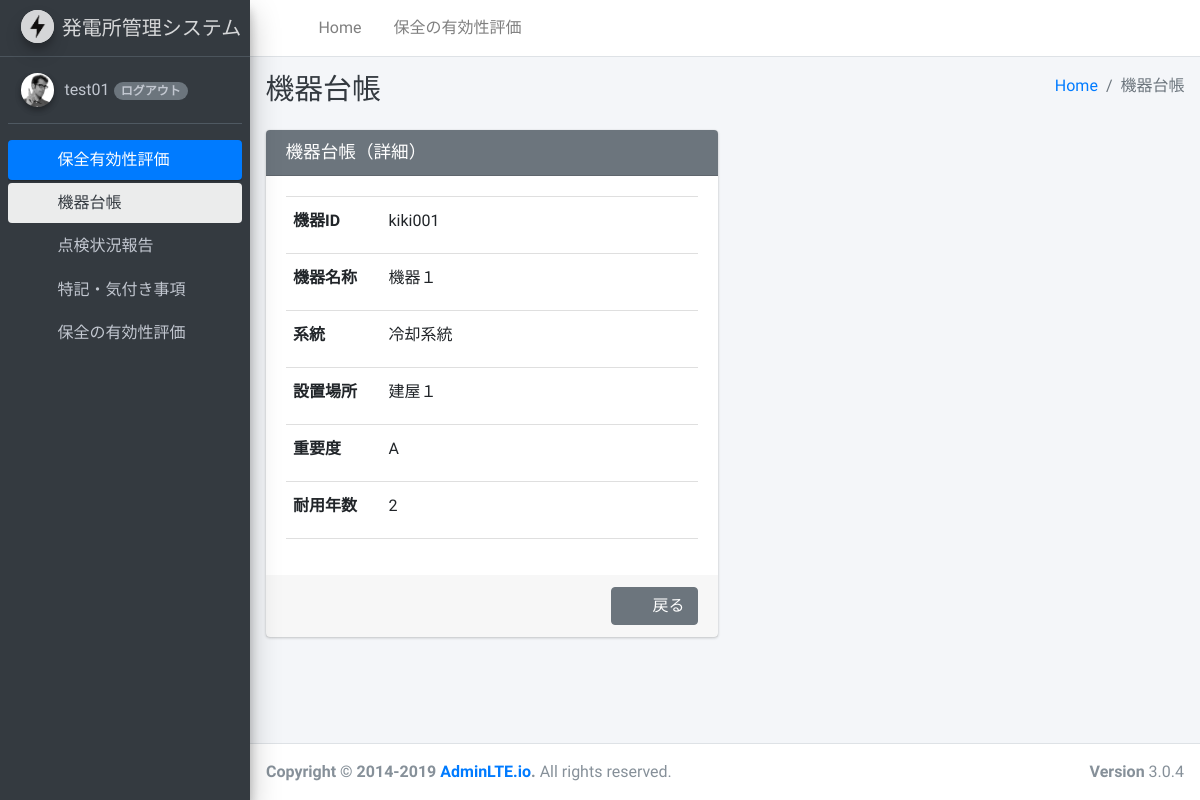
Before: /kiki/1/ (signed in) with the older database file.
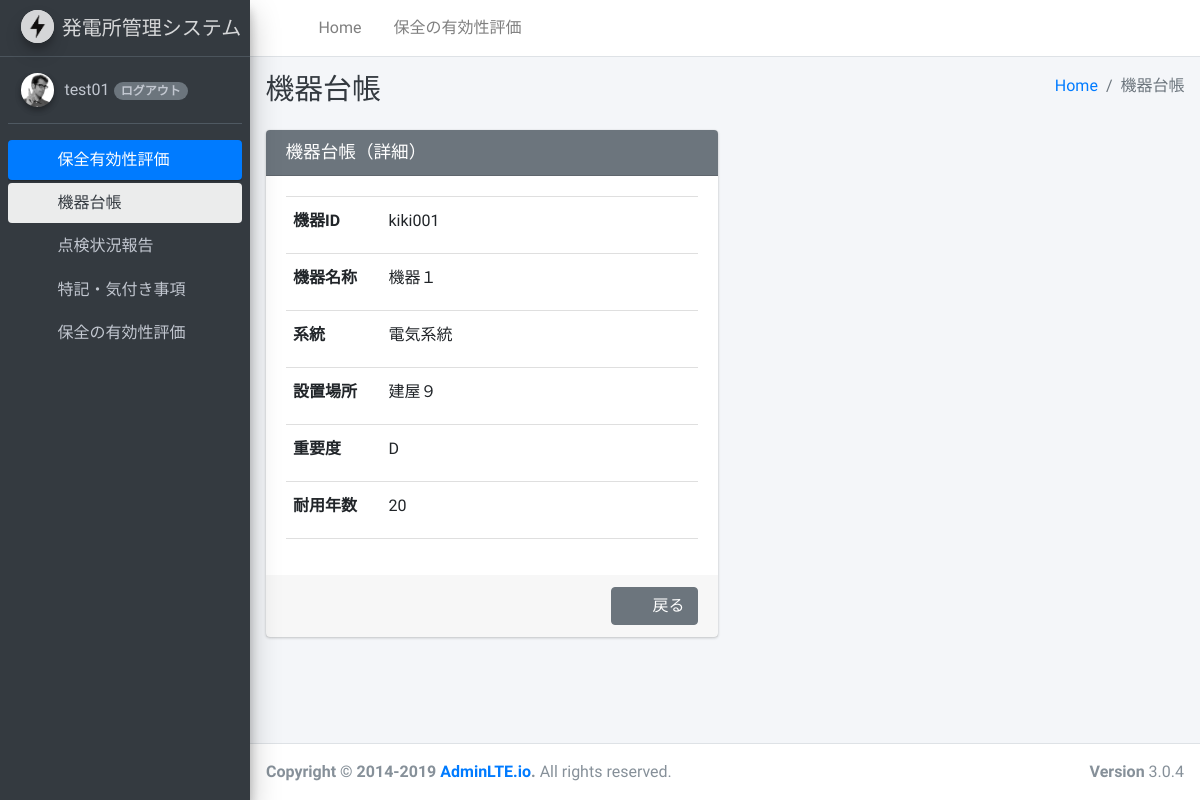
After: the same page with the newer database file.
### kiki/models.py (models this page shows, shortened)
class Kiki(models.Model):
    kiki_id = models.CharField(verbose_name="機器ID", max_length=10)
    kiki_name = models.CharField(verbose_name="機器名称", max_length=30)
    keito = models.CharField(verbose_name="系統", max_length=30)
    settibasho = models.CharField(verbose_name="設置場所", max_length=30)
    juyodo = models.CharField(verbose_name="重要度", max_length=1,
                              validators=[RegexValidator(r'^[A-D]*$', 'A～Dが範囲です')])
    nensu = models.IntegerField(verbose_name="耐用年数", default=1,
                                validators=[check_nensu])

### kiki/views.py (the view)
# urls.py: path('<int:pk>/', views.KikiDetail.as_view(), name='detail'),
class KikiDetail(DetailView):
    model = Kiki

### templates/kiki/kiki_detail.html
{% extends 'base.html' %}
{% block content %}
<!DOCTYPE html>
<div class="content-wrapper">
    {% include './kiki_content_header.html' %}
    <section class="content">
        <div class="container-fluid">
            <div class="row">
                <div class="col-md-6">
                    <div class="card card-secondary">
                        <div class="card-header">
                            <h3 class="card-title">機器台帳（詳細）</h3>
                        </div>
                        <div class="card-body">
                            <ul class="list-group list-group-unbordered mb-3">
                              <li class="list-group-item">
                                  <label class="col-md-3">機器ID</label>{{ kiki.kiki_id }}</li>
                              <li class="list-group-item">
                                  <label class="col-md-3">機器名称</label>{{ kiki.kiki_name }}</li>
                              <li class="list-group-item">
                                  <label class="col-md-3">系統</label>{{ kiki.keito }}</li>
                              <li class="list-group-item">
                                  <label class="col-md-3">設置場所</label>{{ kiki.settibasho }}</li>
                              <li class="list-group-item">
                                  <label class="col-md-3">重要度</label>{{ kiki.juyodo }}</li>
                              <li class="list-group-item">
                                  <label class="col-md-3">耐用年数</label>{{ kiki.nensu }}</li>
                            </ul>
                        </div>
                        <div class="card-footer">
                            <button type=“button” class="btn btn-secondary float-right"
                                onclick="location.href='/kiki/'"><i class="fas fa-list"></i>　戻る</button>
                        </div>
                    </div>
                </div>
            </div>
        </div>
    </section>
</div>
{% endblock content %}

### templates/base.html (shortened to what this page needs)
{% load staticfiles %}
<!DOCTYPE html>
<html>
<head>
  <link rel="stylesheet" href="{% static 'AdminLTE-3.0.4/plugins/fontawesome-free/css/all.min.css' %}">
  <link rel="stylesheet" href="https://code.ionicframework.com/ionicons/2.0.1/css/ionicons.min.css">
  <link rel="stylesheet" href="{% static 'AdminLTE-3.0.4/plugins/tempusdominus-bootstrap-4/css/tempusdominus-bootstrap-4.min.css' %}">
  <link rel="stylesheet" href="{% static 'AdminLTE-3.0.4/plugins/icheck-bootstrap/icheck-bootstrap.min.css' %}">
  <link rel="stylesheet" href="{% static 'AdminLTE-3.0.4/plugins/jqvmap/jqvmap.min.css' %}">
  <link rel="stylesheet" href="{% static 'AdminLTE-3.0.4/dist/css/adminlte.min.css' %}">
  <link rel="stylesheet" href="{% static 'AdminLTE-3.0.4/plugins/overlayScrollbars/css/OverlayScrollbars.min.css' %}">
  <link rel="stylesheet" href="{% static 'AdminLTE-3.0.4/plugins/daterangepicker/daterangepicker.css' %}">
  <link rel="stylesheet" href="{% static 'AdminLTE-3.0.4/plugins/summernote/summernote-bs4.css' %}">
  <link rel="stylesheet" href="{% static 'AdminLTE-3.0.4/plugins/datatables-bs4/css/dataTables.bootstrap4.min.css' %}">
  <link rel="stylesheet" href="{% static 'AdminLTE-3.0.4/plugins/datatables-responsive/css/responsive.bootstrap4.min.css' %}">
</head>
<body class="hold-transition sidebar-mini layout-fixed">
<div class="wrapper">
  <nav class="main-header navbar navbar-expand navbar-white navbar-light">
    <ul class="navbar-nav">
      <li class="nav-item">
        <a class="nav-link" data-widget="pushmenu" href="#" role="button"><i class="fas fa-bars"></i></a>
      </li>
      <li class="nav-item d-none d-sm-inline-block">
        <a href="/" class="nav-link">Home</a>
      </li>
      <li class="nav-item d-none d-sm-inline-block">
        <a href="/" class="nav-link">保全の有効性評価</a>
      </li>
    </ul>
  </nav>
  <aside class="main-sidebar sidebar-dark-primary elevation-4">
    <a href="/" class="brand-link">
      <img src="{% static 'img/Logo_kaminari.jpg' %}" alt="AdminLTE Logo" class="brand-image img-circle elevation-3"
           style="background-color:white; opacity: .8">
      <span class="brand-text font-weight-light">発電所管理システム</span>
    </a>
    <div class="sidebar">
      <div class="user-panel mt-3 pb-3 mb-3 d-flex">
        {% if user.is_authenticated %}
          <div class="image">
            <img src="{% static 'AdminLTE-3.0.4/dist/img/user2-160x160.jpg' %}" class="img-circle elevation-2" alt="User Image">
          </div>
          <div class="info">
            <a class="d-inline">{{ user.get_username }} </a>
            <a class="badge badge-pill badge-secondary" href="{% url 'accounts:logout' %}">ログアウト</a>
          </div>
        {% endif %}
      </div>
      <nav class="mt-2">
        <ul class="nav nav-pills nav-sidebar flex-column" data-widget="treeview" role="menu" data-accordion="false">
          <li class="nav-item has-treeview menu-open">
            <a href="#" class="nav-link active">
              <i class="nav-icon fas fa-tachometer-alt"></i>
              <p>
                保全有効性評価
                <i class="right fas fa-angle-left"></i>
              </p>
            </a>
            <ul class="nav nav-treeview">
              <li class="nav-item">
                <a href="#" class="nav-link active">
                  <i class="far fa-circle nav-icon"></i>
                  <p>機器台帳</p>
                </a>
              </li>
              <li class="nav-item">
                <a href="#" class="nav-link">
                  <i class="far fa-circle nav-icon"></i>
                  <p>点検状況報告</p>
                </a>
              </li>
              <li class="nav-item">
                <a href="#" class="nav-link">
                  <i class="far fa-circle nav-icon"></i>
                  <p>特記・気付き事項</p>
                </a>
              </li>
              <li class="nav-item">
                <a href="#" class="nav-link">
                  <i class="far fa-circle nav-icon"></i>
                  <p>保全の有効性評価</p>
                </a>
              </li>
            </ul>
          </li>
        </ul>
      </nav>
    </div>
  </aside>
    {% block content %}{% endblock %}
  <footer class="main-footer">
    <strong>Copyright &copy; 2014-2019 <a href="http://adminlte.io">AdminLTE.io</a>.</strong>
    All rights reserved.
    <div class="float-right d-none d-sm-inline-block">
      <b>Version</b> 3.0.4
    </div>
  </footer>
</div>
</body>
</html>

### templates/kiki/kiki_content_header.html (shortened to what this page needs)
<section class="content-header">
    <div class="container-fluid">
        <div class="row mb-2">
            <div class="col-sm-6">
                <h1 class="m-0 text-dark "> 機器台帳</h1>
            </div>
            <div class="col-sm-6">
                <ol class="breadcrumb float-sm-right">
                    <li class="breadcrumb-item"><a href="/">Home</a></li>
                    <li class="breadcrumb-item active">機器台帳</li>
                </ol>
            </div>
        </div>
    </div>
</section>

Changed rows visible on the page:
changed Kiki "kiki001": keito "冷却系統" → "電気系統"; settibasho "建屋１" → "建屋９"; juyodo "A" → "D"; nensu "2" → "20"
